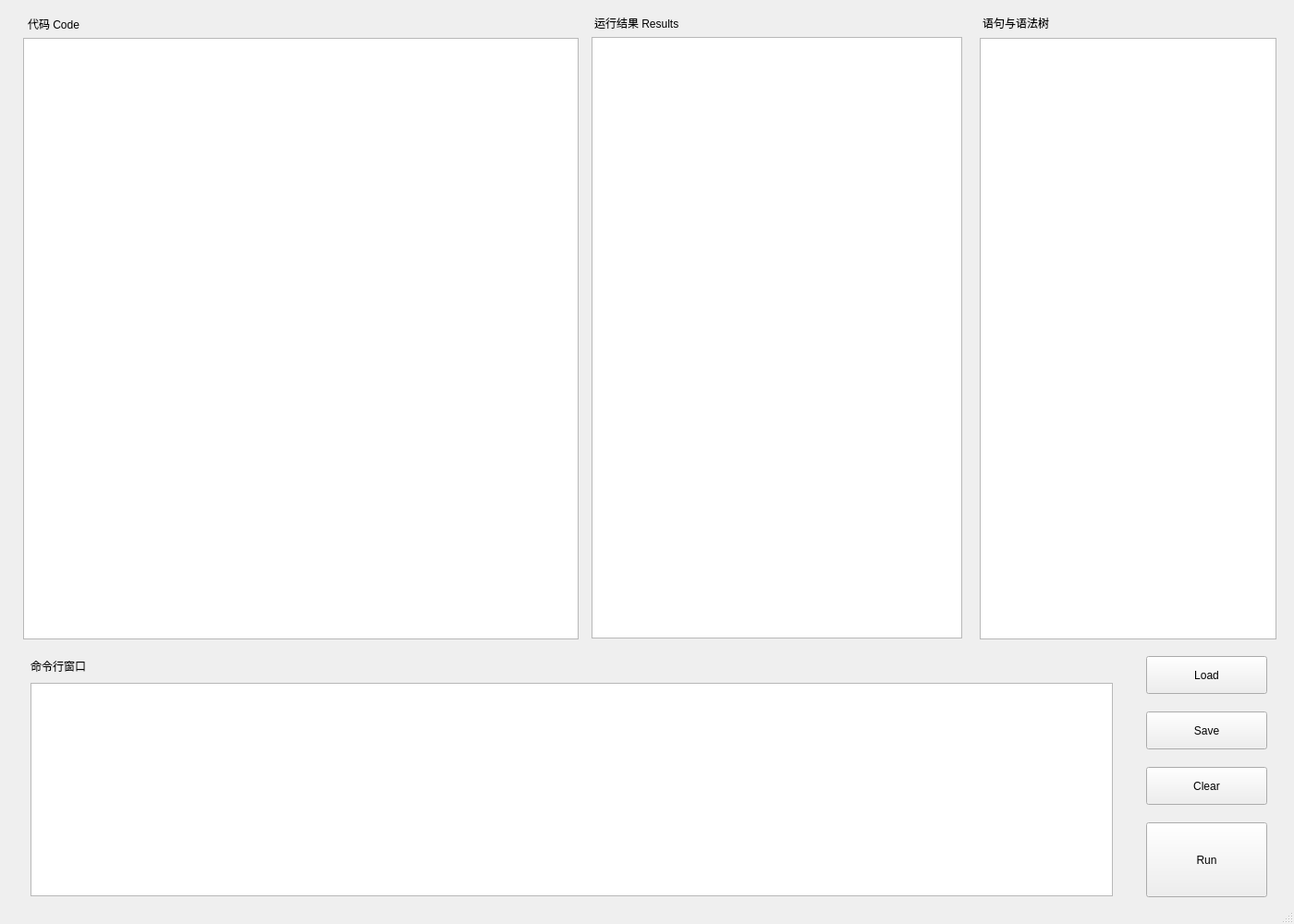
<?xml version="1.0" encoding="UTF-8"?>
<ui version="4.0">
 <class>MainWindow</class>
 <widget class="QMainWindow" name="MainWindow">
  <property name="geometry">
   <rect>
    <x>0</x>
    <y>0</y>
    <width>1400</width>
    <height>1000</height>
   </rect>
  </property>
  <property name="minimumSize">
   <size>
    <width>1400</width>
    <height>1000</height>
   </size>
  </property>
  <property name="maximumSize">
   <size>
    <width>1400</width>
    <height>1000</height>
   </size>
  </property>
  <property name="windowTitle">
   <string>MainWindow</string>
  </property>
  <widget class="QWidget" name="centralwidget">
   <widget class="QTextBrowser" name="resultBrowser">
    <property name="geometry">
     <rect>
      <x>640</x>
      <y>40</y>
      <width>401</width>
      <height>651</height>
     </rect>
    </property>
   </widget>
   <widget class="QTextBrowser" name="treeBrowser">
    <property name="geometry">
     <rect>
      <x>1060</x>
      <y>41</y>
      <width>321</width>
      <height>651</height>
     </rect>
    </property>
   </widget>
   <widget class="QPushButton" name="saveButton">
    <property name="geometry">
     <rect>
      <x>1240</x>
      <y>770</y>
      <width>131</width>
      <height>41</height>
     </rect>
    </property>
    <property name="text">
     <string>Save</string>
    </property>
   </widget>
   <widget class="QPlainTextEdit" name="inputEdit">
    <property name="geometry">
     <rect>
      <x>33</x>
      <y>739</y>
      <width>1171</width>
      <height>231</height>
     </rect>
    </property>
   </widget>
   <widget class="QPushButton" name="runButton">
    <property name="geometry">
     <rect>
      <x>1240</x>
      <y>890</y>
      <width>131</width>
      <height>81</height>
     </rect>
    </property>
    <property name="text">
     <string>Run</string>
    </property>
   </widget>
   <widget class="QTextBrowser" name="codeBrowser">
    <property name="geometry">
     <rect>
      <x>25</x>
      <y>41</y>
      <width>601</width>
      <height>651</height>
     </rect>
    </property>
   </widget>
   <widget class="QLabel" name="codeLabel">
    <property name="geometry">
     <rect>
      <x>30</x>
      <y>5</y>
      <width>91</width>
      <height>41</height>
     </rect>
    </property>
    <property name="text">
     <string>代码 Code</string>
    </property>
   </widget>
   <widget class="QLabel" name="resultsLabel">
    <property name="geometry">
     <rect>
      <x>643</x>
      <y>-1</y>
      <width>181</width>
      <height>51</height>
     </rect>
    </property>
    <property name="text">
     <string>运行结果 Results</string>
    </property>
   </widget>
   <widget class="QLabel" name="treeLabel">
    <property name="geometry">
     <rect>
      <x>1063</x>
      <y>-1</y>
      <width>171</width>
      <height>51</height>
     </rect>
    </property>
    <property name="text">
     <string>语句与语法树</string>
    </property>
   </widget>
   <widget class="QLabel" name="cmdLabel">
    <property name="geometry">
     <rect>
      <x>33</x>
      <y>700</y>
      <width>121</width>
      <height>41</height>
     </rect>
    </property>
    <property name="text">
     <string>命令行窗口</string>
    </property>
   </widget>
   <widget class="QPushButton" name="loadButton">
    <property name="geometry">
     <rect>
      <x>1240</x>
      <y>710</y>
      <width>131</width>
      <height>41</height>
     </rect>
    </property>
    <property name="text">
     <string>Load</string>
    </property>
   </widget>
   <widget class="QPushButton" name="clearButton">
    <property name="geometry">
     <rect>
      <x>1240</x>
      <y>830</y>
      <width>131</width>
      <height>41</height>
     </rect>
    </property>
    <property name="text">
     <string>Clear</string>
    </property>
   </widget>
  </widget>
  <widget class="QMenuBar" name="menubar">
   <property name="geometry">
    <rect>
     <x>0</x>
     <y>0</y>
     <width>1400</width>
     <height>22</height>
    </rect>
   </property>
  </widget>
  <widget class="QStatusBar" name="statusbar"/>
 </widget>
 <resources/>
 <connections/>
</ui>
